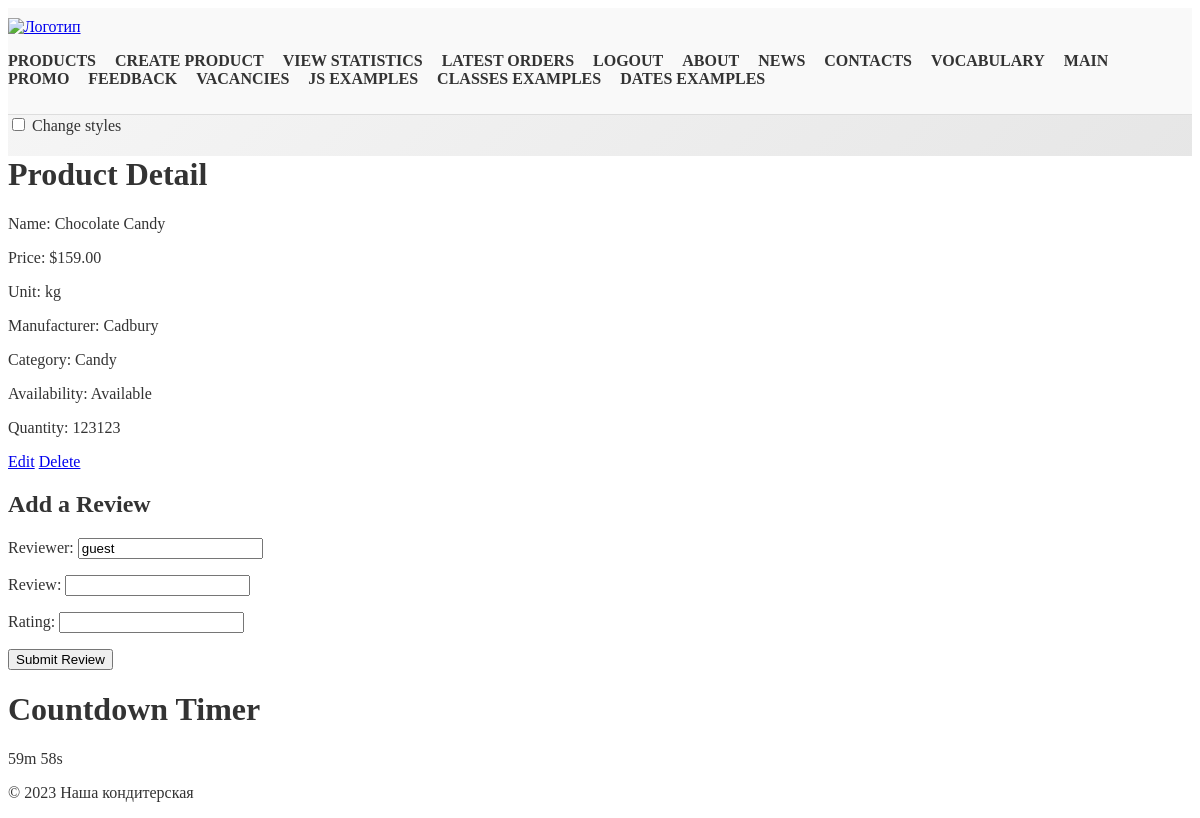
Page /products/4/ (signed in) on the earlier database version.
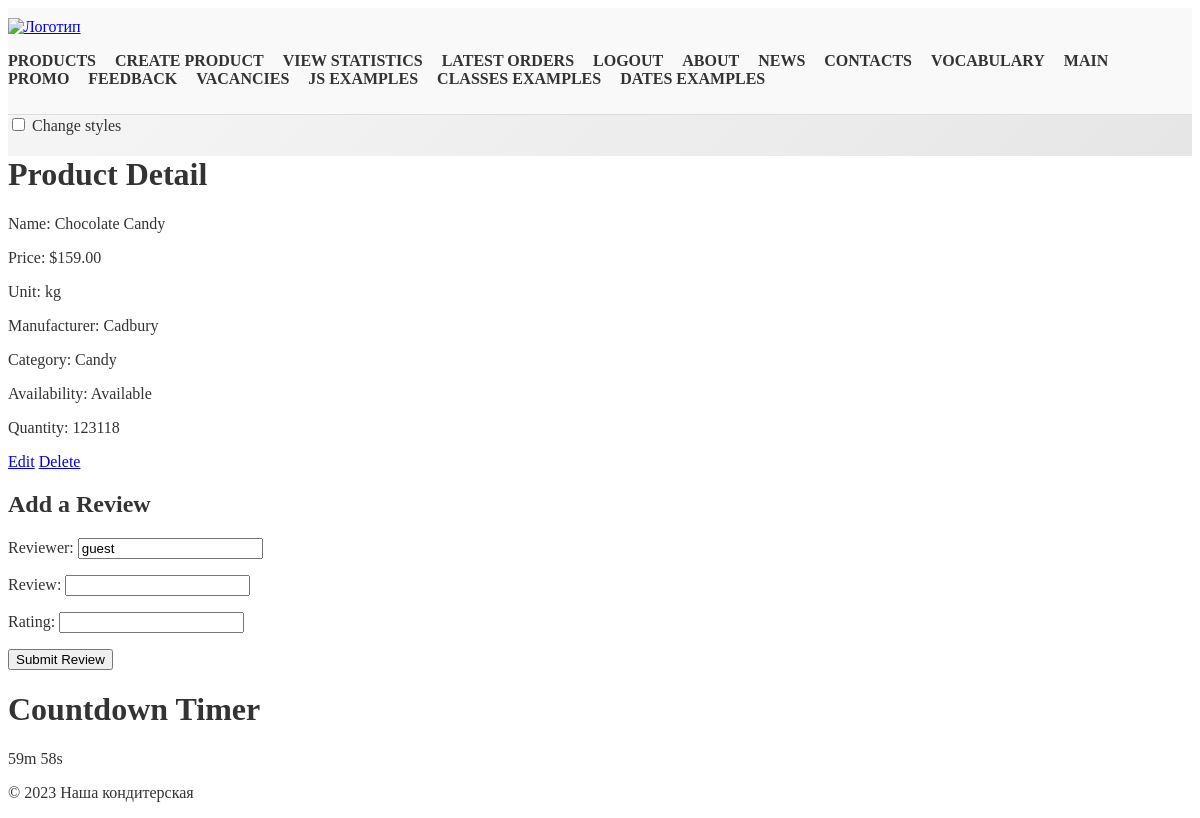
Same page on the later database version.
### products/models.py (models this page shows, shortened)
class Product(models.Model):
    name = models.CharField(max_length=100)
    price = models.DecimalField(max_digits=10, decimal_places=2)
    unit = models.CharField(max_length=50, choices=UNIT_CHOICES)
    manufacturer = models.ForeignKey(Manufacturer, on_delete=models.CASCADE)
    category = models.ForeignKey(Category, on_delete=models.CASCADE)
    quantity = models.PositiveIntegerField()
    @property
    def is_available(self):
        return self.quantity > 0

class Manufacturer(models.Model):
    name = models.CharField(max_length=200,
                            help_text='Enter manufacturer name')
    country = models.CharField(max_length=20)
    foundation_date = models.DateField()
    def __str__(self):
        return self.name

class Category(models.Model):
    name = models.CharField(max_length=200,
                            help_text='Enter category name')
    def __str__(self):
        return self.name

### products/views.py (the view, shortened to what this page needs)
# urls.py: path('products/<int:id>/', ProductDetail.as_view(), name='product_detail'),
class ProductDetail(View):
    def get(self, request, id):
        product = get_object_or_404(Product, id=id)
        review_form = ReviewForm()
        reviews = Review.objects.filter(product=product)
        return render(request, 'products/product_detail.html', {'product': product, 'review_form': review_form, 'reviews': reviews})

### products/forms.py
class ReviewForm(forms.ModelForm):
    rating = forms.IntegerField(
        validators=[
            MinValueValidator(0, "Rating must be 0 or greater."),
            MaxValueValidator(5, "Rating must be 5 or less.")
        ]
    )
    class Meta:
        model = Review
        fields = ['reviewer', 'review', 'rating']

### products/templates/products/product_detail.html (shortened to what this page needs)
{% extends 'base.html' %}
{% block content %}
<form>
    <label>
      <input type="checkbox" id="styless"> Change styles
    </label>
  </form>
<div class="custom-section">
         <h1>Product Detail</h1>
    <p>Name: {{ product.name }}</p>
    <p>Price: ${{ product.price }}</p>
    <p>Unit: {{ product.unit }}</p>
    <p>Manufacturer: {{ product.manufacturer }}</p>
    <p>Category: {{ product.category }}</p>
    <p>Availability: {% if product.is_available %}Available{% else %}Not Available{% endif %}</p>
        {% if user.is_authenticated and user.is_staff %}
        <p>Quantity: {{ product.quantity }}</p>
        {% endif %}
        {% if user.is_authenticated and user.is_staff %}
        <a href="{% url 'product_edit' product.id %}">Edit</a>
        <a href="{% url 'product_delete' product.id %}">Delete</a>
        {% endif %}
        <h2>Add a Review</h2>
        <form method="post" action="{% url 'product_review' product.id %}">
            {{ review_form.as_p }}
            <button type="submit">Submit Review</button>
        </form>
    </div>
{% endblock %}

### mainapp/templates/base.html (shortened to what this page needs)
<!DOCTYPE html>
<html>
<head>
    {% load static %}
    <link rel="stylesheet" type="text/css" href="{% static 'css/style.css' %}">
</head>
<body>
<header>
    <nav class="vertical-menu">
        <a href="{% url 'main_page' %}">
            <img src="https://cdn.worldvectorlogo.com/logos/candy.svg" alt="Логотип"
                 class="header-logo">
        </a>
        <ul class="fixed-nav">
            <li><a href="{% url 'product_list' %}">Products</a></li>
            {% if user.is_authenticated and user.is_superuser %}
            <li><a href="{% url 'product_create' %}">Create Product</a></li>
            {% endif %}
            {% if user.is_authenticated and user.is_staff %}
            <li><a href="{% url 'statistics' %}">View Statistics</a></li>
            <li><a href="{% url 'latest_orders' %}">Latest Orders</a></li>
            {% endif %}
            {% if user.is_authenticated %}
            <li><a href="{% url 'logout' %}">Logout</a></li>
            {% else %}
            <li><a href="{% url 'register' %}">Register</a></li>
            <li><a href="{% url 'login' %}">Login</a></li>
            {% endif %}
            <li><a href="{% url 'about' %}">About</a></li>
            <li><a href="{% url 'news' %}">News</a></li>
            <li><a href="{% url 'contacts' %}">Contacts</a></li>
            <li><a href="{% url 'vocabulary' %}">Vocabulary</a></li>
            <li><a href="{% url 'main_page' %}">Main</a></li>
            <li><a href="{% url 'promo_page' %}">Promo</a></li>
            <li><a href="{% url 'feedback' %}">Feedback</a></li>
            <li><a href="{% url 'vacancies' %}">Vacancies</a></li>
            <li><a href="{% url 'js' %}">JS Examples</a></li>
            <li><a href="{% url 'classes' %}">Classes Examples</a></li>
            <li><a href="{% url 'dates' %}">Dates Examples</a></li>
        </ul>
    </nav>
</header>
<div class="content">
    {% block content %}
    {% endblock %}
</div>
<footer>
    <h1>Countdown Timer</h1>
    <p id="countdown"></p>
    <p>&copy; 2023 Наша кондитерская</p>
</footer>
</body>
</html>

### static/css/style.css (style rules this page uses)
header { background-color: #f9f9f9; padding: 10px 0; border-bottom: 1px solid #ddd; }
.header-logo { max-width: 100px; max-height: 100px; margin-right: 10px; }
nav ul.fixed-nav { list-style: none; padding: 0; }
nav ul.fixed-nav li { display: inline; margin-right: 15px; }
nav ul.fixed-nav li:last-child { margin-right: 0; }
nav ul.fixed-nav li a { text-decoration: none; color: #333; font-weight: bold; text-transform: uppercase; transition: color 0.3s; }
.content { background: linear-gradient(135deg, #f5f5f5, #e0e0e0); }

### products/templates/products/product_detail.html (style rules this page uses)
body { font-size: 16px; color: #333; background-color: #fff; }
.custom-section { background-color: #fff; }

Differences in the rows shown:
changed Product "Chocolate Candy": quantity "123123" → "123118"
